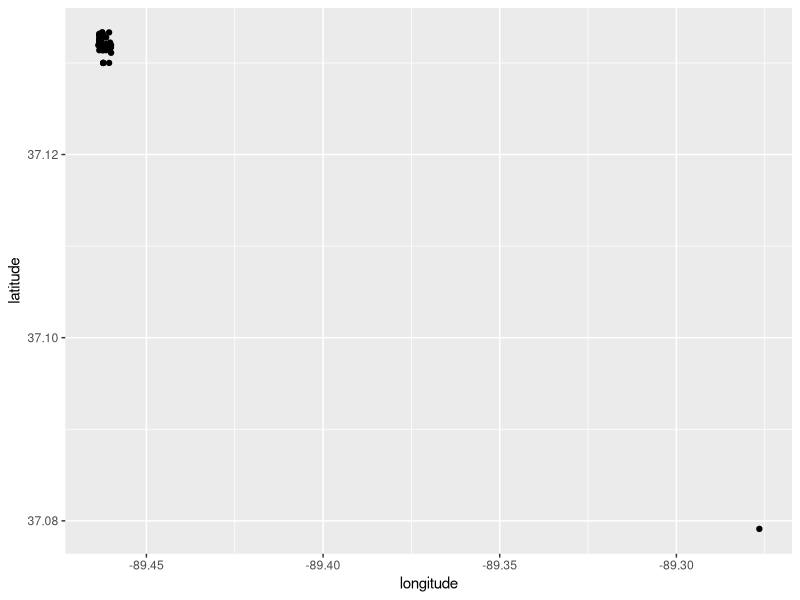

This chart was generated by the following R code:
library(tidyverse)
library(lubridate)

# Nest data is from the modified field data file.
# MST split the species and common names for birds and plants
# to separate columns.

nest_raw <- read_csv(
  file = "data/nest_data.csv",
  skip = 1,
  col_names = c(
    "nest_id",
    "date_recorded",
    "common_bird",
    "sci_bird",
    "id_notes",
    "common_plant",
    "sci_plant",
    "over_water",
    "nest_height_in",
    "nest_height_cm",
    "eggs_hatchlings",
    "notes",
    "latitude",
    "longitude"
  )
)


nest_raw |> 
  ggplot() +
  geom_point(aes(x = longitude, y = latitude))
